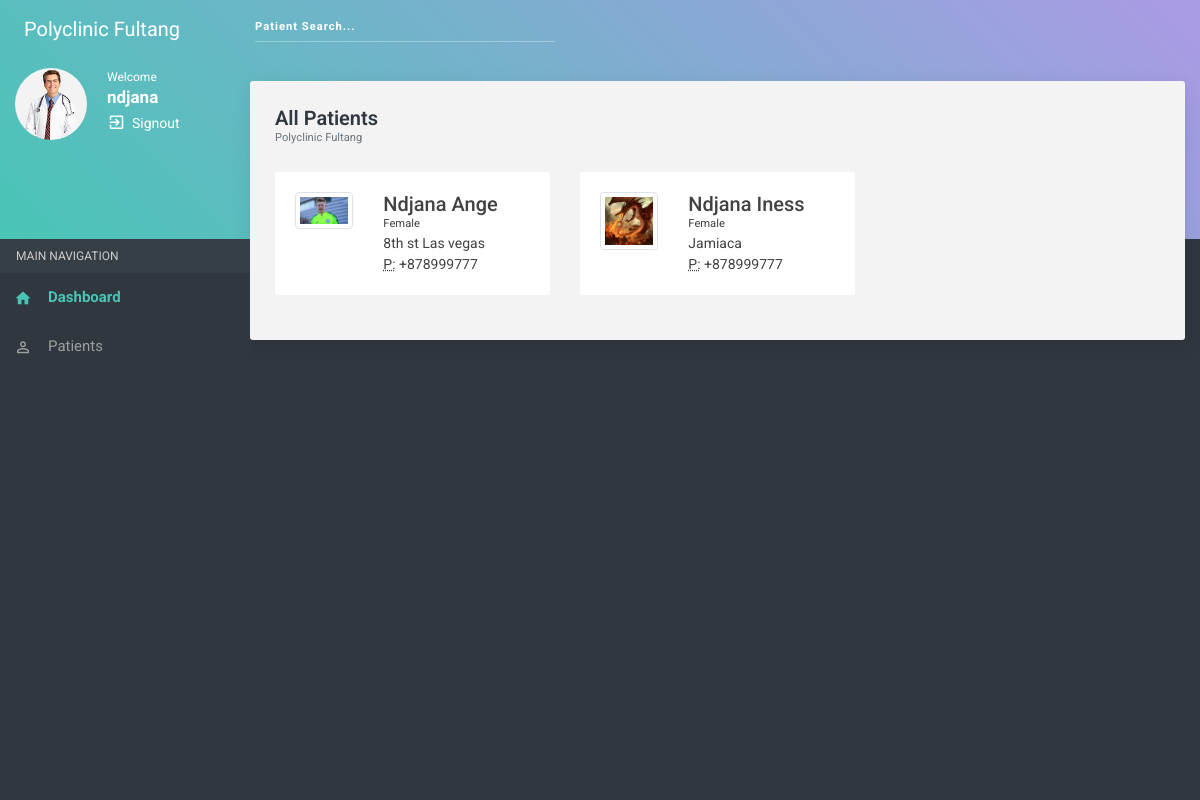
The app's page /all_patients/ (signed in) with its own data.
### usermanagement/models.py (models this page shows, shortened)
class CustomUser(AbstractUser):
    role = models.CharField(max_length=20, default='NoRole', choices = Roles)

class Patient(models.Model):
    user = models.OneToOneField(User, on_delete = models.CASCADE)
    place_of_birth = models.CharField(max_length=200)
    person_to_contact = models.CharField(max_length=100)
    person_to_contact_tel = models.CharField(max_length=100)
    age  = models.CharField(max_length=10)
    gender = models.CharField(max_length=10, choices = Gender)
    tel = models.CharField(max_length=30, blank=True, null=True)
    address = models.CharField(max_length=250, blank = True, null = True)
    date_of_birth = models.DateField(blank = True, null = True)
    profession = models.CharField(max_length=100, blank = True, null = True)
    profile_pic = models.ImageField(blank = True, null = True)
    created = models.DateTimeField(auto_now_add=True)
    modified = models.DateTimeField(auto_now=True)

### usermanagement/views.py (the view)
# urls.py: path('all_patients/', all_patients , name="all_patients"),
def all_patients(request):
    context = {
        'patients': Patient.objects.all().order_by('-created')
    }
    return render(request, 'usermanagement/patients.html', context)

### usermanagement/templates/usermanagement/patients.html (shortened to what this page needs)
﻿{% extends "usermanagement/base.html" %}
{% block body %}
<section class="content patients">
    <div class="container-fluid">
        <div class="block-header">
            <h2>All Patients</h2>
            <small class="text-muted">Polyclinic Fultang</small>
        </div>
        <div class="row clearfix">
        {% for patient in patients %}
            <div class="col-lg-4 col-md-6 col-sm-12">
                <div class="card all-patients">
                    <div class="body">
                        <div class="row">
                            <div class="col-md-4 col-sm-4 text-center m-b-0">
                                <a href="#" class="p-profile-pix"><img src="{{patient.profile_pic.url}}" alt="user" class="img-thumbnail img-fluid"></a>
                            </div>
                            <div class="col-md-8 col-sm-8 m-b-0">
                                <h5 class="m-b-0"> {{patient.user.first_name}} {{patient.user.last_name}} </h5></a></h5> <small>{{patient.gender}}</small>
                                <address class="m-b-0">
                                    {{patient.address}}<br>
                                    <abbr title="Phone">P:</abbr> {{patient.tel}}
                                </address>
                            </div>
                        </div>
                    </div>
                </div>
            </div>
        {% endfor %}
        </div>
    </div>
</section>
{% endblock %}

### usermanagement/templates/usermanagement/base.html (shortened to what this page needs)
{% load static %}
<!DOCTYPE html>
<html>
<head>
<link rel="stylesheet" href="{% static 'usermanagement/plugins/bootstrap/css/bootstrap.min.css' %}"/>
<link rel="stylesheet" href="{% static 'usermanagement/plugins/morrisjs/morris.css' %}"/>
<link rel="stylesheet" href="{% static 'usermanagement/css/main.css' %}"/>
</head>
<body class="theme-cyan">
<div id="morphsearch" class="morphsearch">
    <form method="post" action="{% url 'usermanagement:search' %} "class="morphsearch-form">
        <div class="form-group m-0">
            <input required value="" type="search" placeholder="Patient Search..." name="search" class="form-control morphsearch-input" />
        </div>
    </form>
</div>
<nav class="navbar clearHeader">
    <div class="col-12">
        <div class="navbar-header"> <a href="javascript:void(0);" class="bars"></a> <a class="navbar-brand" href="{% url 'usermanagement:home' %}">Polyclinic Fultang</a> </div>
    </div>
</nav>
<section>
    <aside id="leftsidebar" class="sidebar">
        <div class="user-info">
            <div class="admin-image"> <img src="{% static 'usermanagement/images/random-avatar7.jpg' %}" alt=""> </div>
            <div class="admin-action-info"> <span>Welcome</span>
                <h3>{{ user.username }}</h3>
                <ul>
                   <span style="color:white;"> Signout </span><li><a href="{% url 'account_logout' %}" title="sign out" ><i class="zmdi zmdi-sign-in"></i></a></li>
                </ul>
            </div>
        </div>
         <div class="menu">
            <ul class="list">
                <li class="header">MAIN NAVIGATION</li>
                <li class="active open"><a href="index-2.html"><i class="zmdi zmdi-home"></i><span>Dashboard</span></a></li>
                <li><a href="{% url 'usermanagement:all_patients' %}" ><i class="zmdi zmdi-account-o"></i><span>Patients</span> </a></li>
            </ul>
        </div>
    </aside>
</section>
{% block body %}
{% endblock %}
</body>
</html>

### records on screen
CustomUser: username "ndjana"
Patient: profile_pic (picture), user.first_name "Ndjana", user.last_name "Ange", gender "Female", address "8th st Las vegas", tel "+878999777"
Patient: profile_pic (picture), user.first_name "Ndjana", user.last_name "Iness", gender "Female", address "Jamiaca", tel "+878999777"
